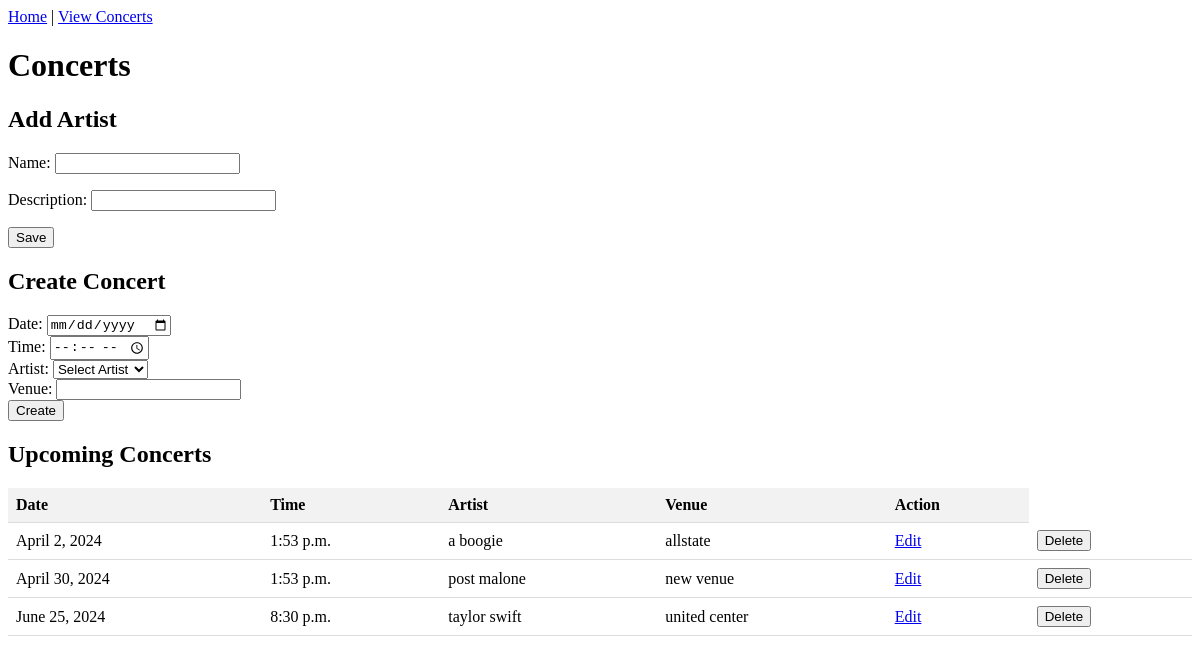
The page / on the database its author committed.
### myApp/models.py (models this page shows, shortened)
class AddConcert(models.Model):
    date = models.DateField()
    time = models.TimeField()
    artist = models.ForeignKey(Artist, on_delete=models.CASCADE)
    venue = models.CharField(max_length=100)
    objects = ConcertManager()  # Attach the custom manager to the AddConcert model
    class Meta:
        indexes = [
            models.Index(fields=['date', 'artist']),
        ]

class Artist(models.Model):
    name = models.CharField(max_length=100)
    description = models.CharField(max_length=100)

### myApp/views.py (the view, shortened to what this page needs)
# urls.py: path("", views.home, name="home"),
@transaction.atomic
def home(request):
    artist_form = ArtistForm()
    concert_form = ConcertForm()
    artists = Artist.objects.all()  #Retrieve all artists from the database
    concerts = AddConcert.objects.all()  #Retrieve all concerts from the database
    context = {
        'artist_form': artist_form,
        'concert_form': concert_form,
        'artists': artists,
        'concerts': concerts  #Pass the concerts to the template
    }
    return render(request, 'myApp/home.html', context)

### myApp/forms.py
class ArtistForm(forms.ModelForm):
    class Meta:
        model = Artist
        fields = ['name', 'description']

class ConcertForm(forms.ModelForm):
    class Meta:
        model = AddConcert
        fields = ['date', 'time', 'artist', 'venue']

### myApp/templates/myApp/home.html (shortened to what this page needs)
<!DOCTYPE html>
<html lang="en">
<head>
</head>
<body>
    <nav>
        <a href="{% url 'home' %}">Home</a> |
        <a href="{% url 'view_concerts' %}">View Concerts</a>
    </nav>
   <h1>Concerts</h1>
    <div>
        <h2>Add Artist</h2>
        <form method="post">
        {{ artist_form.as_p }}
        <button type="submit" name="artist_form">Save</button>
        </form>
    </div>
    <div>
        <h2>Create Concert</h2>
        <form method="post">
            <label for="date">Date:</label>
            <input type="date" id="date" name="date" required><br>
            <label for="time">Time:</label>
            <input type="time" id="time" name="time" required><br>
            <label for="artist">Artist:</label>
            <select id="artist" name="artist" required>
                <option value="">Select Artist</option>
            </select><br>
            <label for="venue">Venue:</label>
            <input type="text" id="venue" name="venue" required><br>
            <input type="submit" name="concert_form" value="Create">
        </form>
    </div>
    <div>
        <h2>Upcoming Concerts</h2>
        <table>
            <thead>
                <tr>
                    <th>Date</th>
                    <th>Time</th>
                    <th>Artist</th>
                    <th>Venue</th>
                    <th>Action</th>
                </tr>
            </thead>
            <tbody>
                {% for concert in concerts %}
                <tr>
                    <td>{{ concert.date }}</td>
                    <td>{{ concert.time }}</td>
                    <td>{{ concert.artist.name }}</td>
                    <td>{{ concert.venue }}</td>
                    <td>
                        <a href="{% url 'edit_concert' concert.id %}">Edit</a>
                    </td>
                    <td>
                        <form action="{% url 'delete_concert' concert.id %}" method="post">
                            <input type="submit" value="Delete">
                        </form>
                    </td>
                </tr>
                {% empty %}
                <tr>
                    <td colspan="5">No concerts scheduled.</td>
                </tr>
                {% endfor %}
            </tbody>
        </table>
    </div>
</body>
</html>

### myApp/templates/myApp/home.html (style rules this page uses)
table { width: 100%; border-collapse: collapse; }
th, td { border-bottom: 1px solid #ddd; padding: 8px; text-align: left; }
th { background-color: #f2f2f2; }

### rows shown on the page
AddConcert: date "April 2, 2024", time "1:53 p.m.", artist.name "a boogie", venue "allstate"
AddConcert: date "April 30, 2024", time "1:53 p.m.", artist.name "post malone", venue "new venue"
AddConcert: date "June 25, 2024", time "8:30 p.m.", artist.name "taylor swift", venue "united center"
